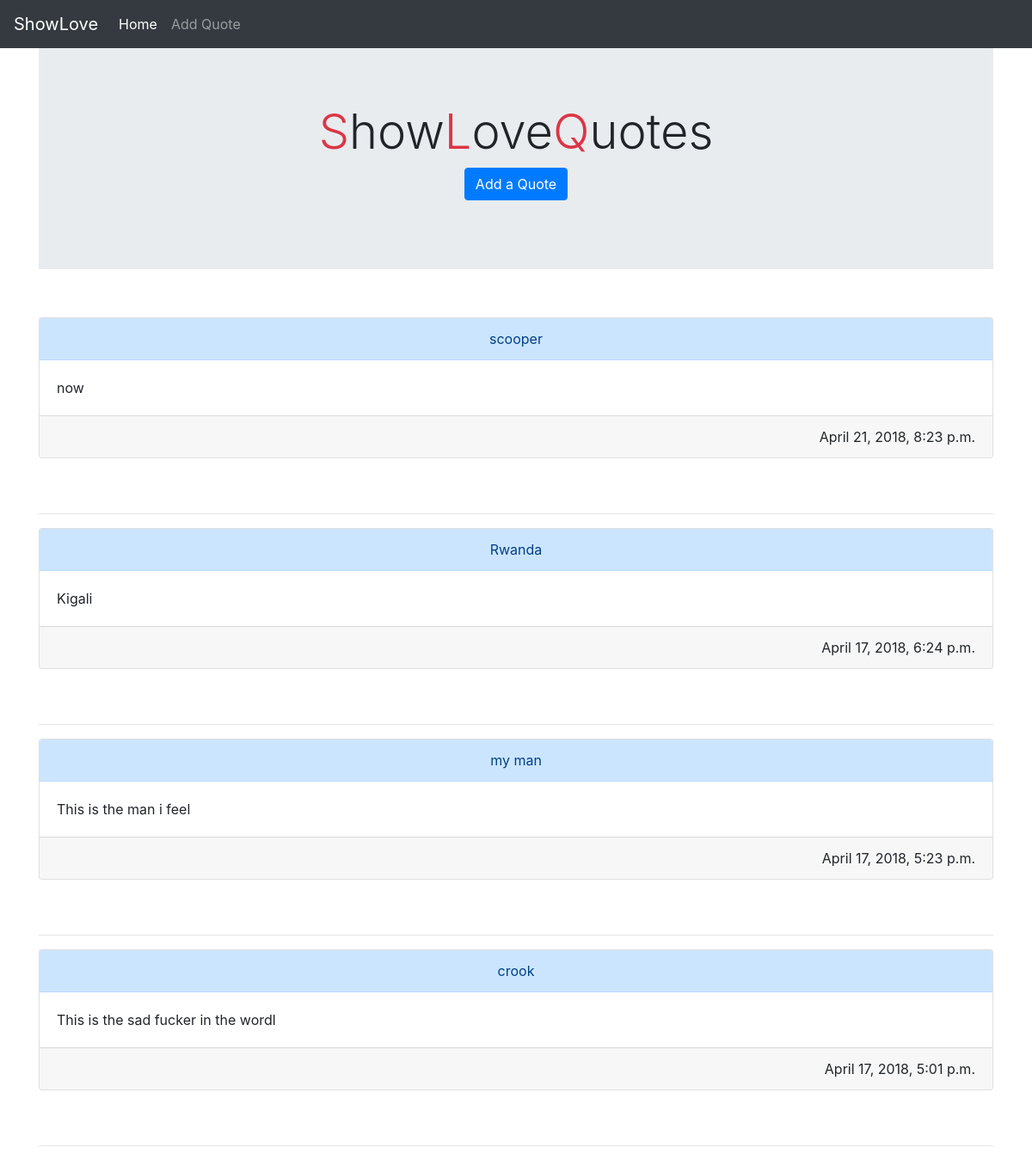
The page / on the database its author committed.
### guestbook/models.py (models this page shows, shortened)
class Comment(models.Model):
    name = models.CharField(max_length=20)
    comment =  models.TextField()
    date_added = models.DateTimeField(default=timezone.now)

### guestbook/views.py (the view)
# urls.py: path('',views.index, name="index"),
def index(request):
    comments = Comment.objects.order_by('-date_added')
    context ={'comments':comments}
    return render(request,'guestbook/index.html',context)

### guestbook/templates/guestbook/index.html (shortened to what this page needs)
{% load static  %}
<!DOCTYPE html>
<html>
<head>
    <link rel="stylesheet" type="text/css" media="screen" href="{% static 'guestbook/css/bootstrap.min.css' %}" />
</head>
<body>
        <nav class="navbar navbar-expand-lg navbar navbar-dark bg-dark">
                <a class="navbar-brand" href="{% url 'index' %}">ShowLove</a>
                <div class="collapse navbar-collapse" id="navbarSupportedContent">
                  <ul class="navbar-nav mr-auto">
                    <li class="nav-item active">
                      <a class="nav-link" href="{% url 'index' %}">Home <span class="sr-only">(current)</span></a>
                    </li>
                    <li class="nav-item">
                      <a class="nav-link" href="{% url 'sign' %}">Add Quote</a>
                    </li>
                  </ul>
                </div>
              </nav>
<div class="container">
<div class="jumbotron jumbotron-fluid">
    <div class="container">
        <h1 class="display-4 text-center"><span class="text-danger">S</span>how<span class="text-danger">L</span>ove<span class="text-danger">Q</span>uotes</h1>
        <p class="lead text-center">
        <a class="btn btn-primary" href="{% url 'sign' %}">Add a Quote</a>
        </p>
        </div>
    </div><br>
    {% for comment in comments %}
    <div class="card">
        <div class="card-header text-center alert-primary">{{comment.name}}</div>
        <div class="card-body">
            {{comment.comment}}
        </div>
        <div class="card-footer text-right">
            {{comment.date_added }}
        </div>
    </div><br><br><hr>
    {% endfor %}
</div>
</body>
</html>

### rows shown on the page
Comment: name "scooper", comment "now", date_added "April 21, 2018, 8:23 p.m."
Comment: name "Rwanda", comment "Kigali", date_added "April 17, 2018, 6:24 p.m."
Comment: name "my man", comment "This is the man i feel", date_added "April 17, 2018, 5:23 p.m."
Comment: name "crook", comment "This is the sad fucker in the wordl", date_added "April 17, 2018, 5:01 p.m."
